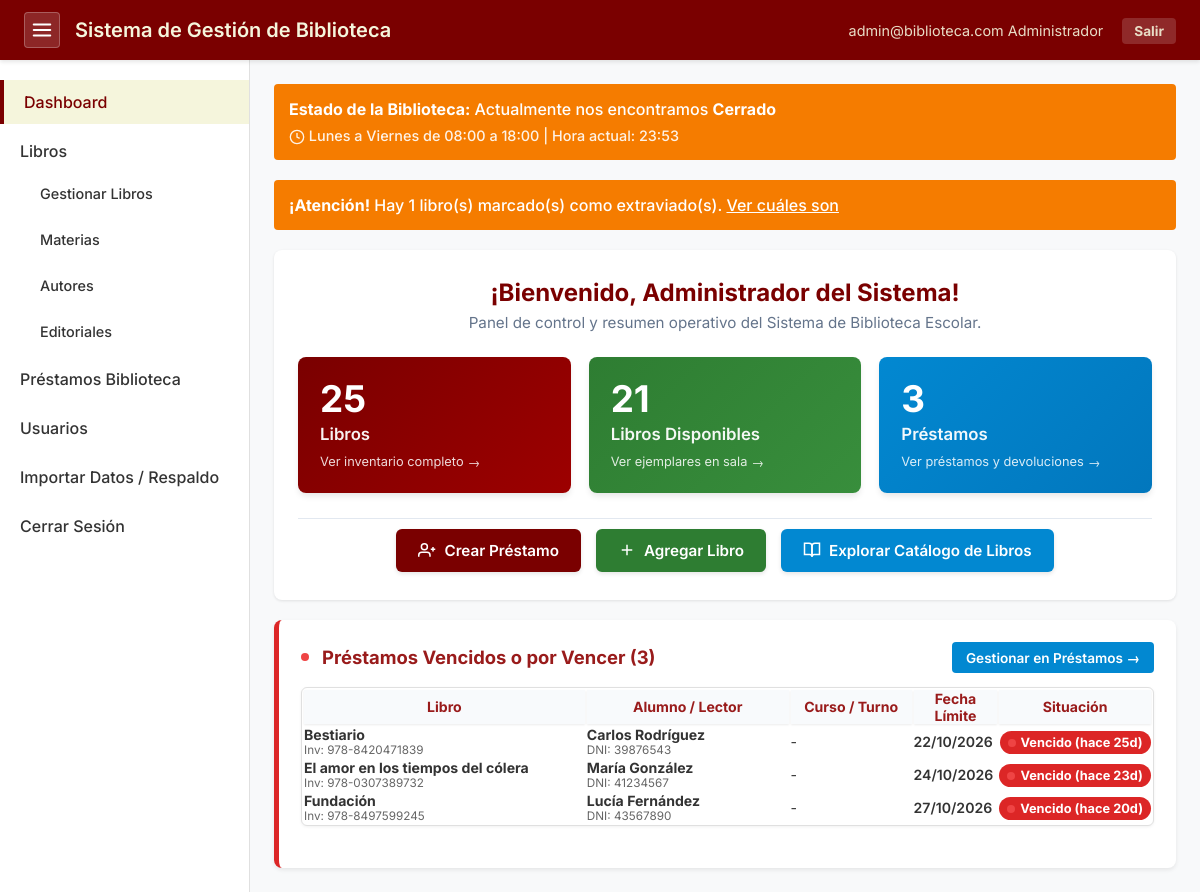
/pages/dashboard.php (signed in), run on an earlier commit of the app's database.
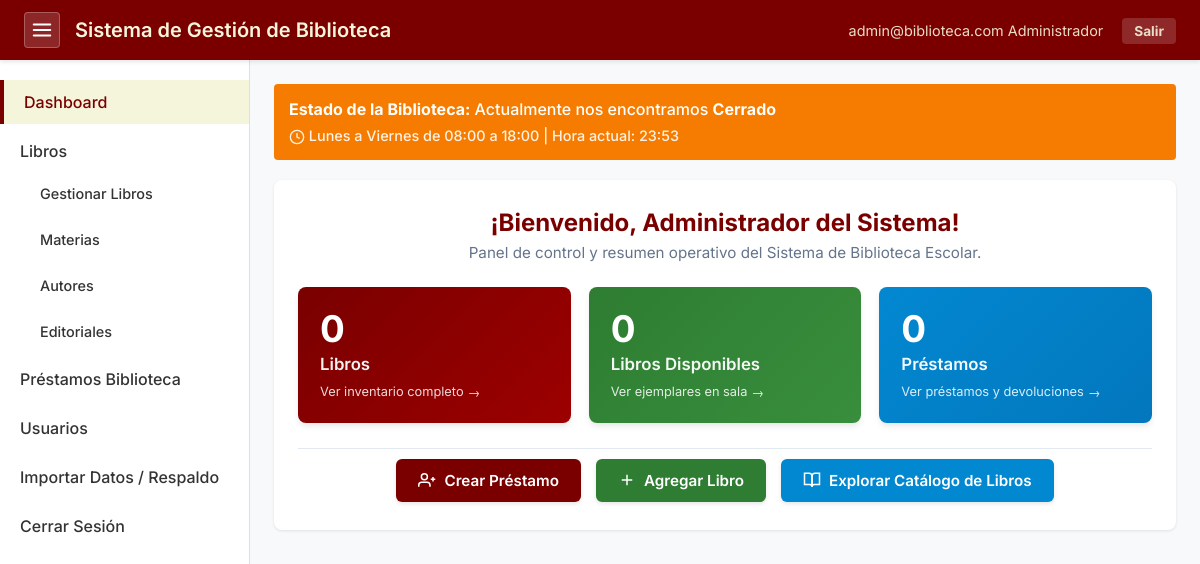
And on a later commit of the database.
### tables this page shows
CREATE TABLE `transactions` (
  `id` int NOT NULL AUTO_INCREMENT,
  `book_id` int NOT NULL,
  `user_id` int DEFAULT NULL,
  `lector_nombre` varchar(255) DEFAULT NULL,
  `lector_documento` varchar(50) DEFAULT NULL,
  `turno` enum('Mañana','Tarde','Noche') DEFAULT NULL,
  `curso` varchar(50) DEFAULT NULL,
  `responsable` varchar(255) DEFAULT NULL,
  `librarian_id` int NOT NULL,
  `accion` enum('Prestamo','Devolucion','Ingreso') NOT NULL,
  `fecha_hora` timestamp NOT NULL DEFAULT CURRENT_TIMESTAMP,
  `fecha_devolucion_esperada` date DEFAULT NULL,
  `fecha_devolucion_real` datetime DEFAULT NULL,
  PRIMARY KEY (`id`),
  KEY `book_id` (`book_id`),
  KEY `user_id` (`user_id`),
  KEY `librarian_id` (`librarian_id`),
  CONSTRAINT `transactions_ibfk_1` FOREIGN KEY (`book_id`) REFERENCES `books` (`id`) ON DELETE CASCADE,
  CONSTRAINT `transactions_ibfk_2` FOREIGN KEY (`user_id`) REFERENCES `users` (`id`) ON DELETE CASCADE,
  CONSTRAINT `transactions_ibfk_3` FOREIGN KEY (`librarian_id`) REFERENCES `users` (`id`) ON DELETE CASCADE
);

CREATE TABLE `books` (
  `id` int NOT NULL AUTO_INCREMENT,
  `titulo` varchar(255) NOT NULL,
  `author_id` int DEFAULT NULL,
  `isbn` varchar(50) DEFAULT NULL,
  `publisher_id` int DEFAULT NULL,
  `lugar_editorial` varchar(255) DEFAULT NULL,
  `fecha_publicacion` date DEFAULT NULL,
  `category_id` int DEFAULT NULL,
  `rack_id` int DEFAULT NULL,
  `imagen` varchar(255) DEFAULT NULL,
  `notas` text,
  `observacion` text,
  `estado` enum('Disponible','Prestado','Extraviado') NOT NULL DEFAULT 'Disponible',
  `created_at` timestamp NOT NULL DEFAULT CURRENT_TIMESTAMP,
  PRIMARY KEY (`id`),
  KEY `author_id` (`author_id`),
  KEY `publisher_id` (`publisher_id`),
  KEY `category_id` (`category_id`),
  KEY `rack_id` (`rack_id`),
  CONSTRAINT `books_ibfk_1` FOREIGN KEY (`author_id`) REFERENCES `authors` (`id`) ON DELETE SET NULL,
  CONSTRAINT `books_ibfk_2` FOREIGN KEY (`publisher_id`) REFERENCES `publishers` (`id`) ON DELETE SET NULL,
  CONSTRAINT `books_ibfk_3` FOREIGN KEY (`category_id`) REFERENCES `categories` (`id`) ON DELETE SET NULL,
  CONSTRAINT `books_ibfk_4` FOREIGN KEY (`rack_id`) REFERENCES `racks` (`id`) ON DELETE SET NULL
);

### pages/dashboard.php (the view, shortened to what the changed rows need)
<?php
require_once __DIR__ . '/../config.php';
require_once __DIR__ . '/../includes/header.php';
$is_logged_in = isset($_SESSION['user_id']);
$user_role = $_SESSION['user_role'] ?? 'Lector';
$clase_alerta_horario = "alert-warning";
$total_libros = ($user_role === 'Lector')
    ? (int)$pdo->query("SELECT COUNT(*) FROM books WHERE estado != 'Extraviado'")->fetchColumn()
    : (int)$pdo->query("SELECT COUNT(*) FROM books")->fetchColumn();
$total_disponibles = (int)$pdo->query("SELECT COUNT(*) FROM books WHERE estado = 'Disponible'")->fetchColumn();
$total_prestados = (int)$pdo->query("SELECT COUNT(*) FROM books WHERE estado = 'Prestado'")->fetchColumn();
$query_alertas = "
    SELECT t.id, t.book_id, t.fecha_hora, t.fecha_devolucion_esperada,
           COALESCE(t.lector_nombre, u.nombre, 'No especificado') as lector,
           t.lector_documento, t.turno, t.curso,
           b.titulo, b.isbn, a.name as autor
    FROM transactions t
    JOIN books b ON t.book_id = b.id
    LEFT JOIN authors a ON b.author_id = a.id
    LEFT JOIN users u ON t.user_id = u.id
    WHERE t.id IN (
        SELECT MAX(id) FROM transactions GROUP BY book_id
    ) AND t.accion = 'Prestamo' AND b.estado = 'Prestado'
    ORDER BY t.fecha_devolucion_esperada ASC, t.fecha_hora ASC
";
$prestamos_activos = $pdo->query($query_alertas)->fetchAll();
$prestamos_alerta = [];
$hoy_ts = strtotime(date('Y-m-d'));
foreach ($prestamos_activos as $p) {
    $fecha_prestamo = !empty($p['fecha_hora']) ? $p['fecha_hora'] : date('Y-m-d');
    $fecha_limite = !empty($p['fecha_devolucion_esperada'])
        ? $p['fecha_devolucion_esperada']
        : date('Y-m-d', strtotime('+7 days', strtotime($fecha_prestamo)));
    $limite_ts = strtotime($fecha_limite);
    $dias_restantes = (int) round(($limite_ts - $hoy_ts) / 86400);
    if ($dias_restantes <= 2) {
        $p['dias_restantes'] = $dias_restantes;
        $p['fecha_limite_ts'] = $limite_ts;
        $prestamos_alerta[] = $p;
    }
}
$stmt_extraviados = $pdo->query("SELECT COUNT(*) FROM books WHERE estado = 'Extraviado'");
$cant_extraviados = (int)$stmt_extraviados->fetchColumn();
?>
<?php require_once __DIR__ . '/../includes/sidebar.php'; ?>
<div class="alert <?php echo $clase_alerta_horario; ?>" style="display: flex; justify-content: space-between; align-items: center; flex-wrap: wrap; gap: 8px;">
    <div>
    </div>
    <div style="font-size: 0.9rem; opacity: 0.9;">
    </div>
</div>
<?php if ($cant_extraviados > 0 && $user_role !== 'Lector'): ?>
<div class="alert alert-warning" style="background-color: var(--color-warning);">
    <strong>¡Atención!</strong> Hay <?php echo $cant_extraviados; ?> libro(s) marcado(s) como extraviado(s). <a href="books.php?filter=missing" style="color:white; text-decoration:underline;">Ver cuáles son</a>
</div>
<?php endif; ?>
<div style="background: white; padding: 28px 24px; border-radius: 8px; box-shadow: 0 1px 3px rgba(0,0,0,0.1); margin-top: 15px;">
    <div style="text-align: center; margin-bottom: 25px;">
        <h2 style="color: var(--color-primary); margin-bottom: 6px;">
            <?php if ($is_logged_in): ?>
                ¡Bienvenido, <?php echo htmlspecialchars($_SESSION['user_name'] ?? 'Usuario'); ?>!
            <?php else: ?>
                ¡Bienvenido a la Biblioteca Escolar!
            <?php endif; ?>
        </h2>
    </div>
    <div style="display: grid; grid-template-columns: repeat(auto-fit, minmax(220px, 1fr)); gap: 18px; margin-bottom: 25px;">
        <a href="books.php" style="text-decoration: none; display: block; background: linear-gradient(135deg, var(--color-primary), var(--color-accent)); color: white; padding: 22px; border-radius: 8px; box-shadow: 0 4px 6px -1px rgba(0,0,0,0.1); transition: transform 0.2s, box-shadow 0.2s;" onmouseover="this.style.transform='translateY(-3px)'; this.style.boxShadow='0 8px 12px -1px rgba(0,0,0,0.2)';" onmouseout="this.style.transform='none'; this.style.boxShadow='0 4px 6px -1px rgba(0,0,0,0.1)';" title="Ver catálogo completo de libros">
            <div style="font-size: 2.3rem; font-weight: bold; line-height: 1.1;"><?php echo number_format($total_libros); ?></div>
            <div style="font-size: 1.05rem; opacity: 0.95; font-weight: 600; margin-top: 4px;">Libros</div>
            <div style="font-size: 0.8rem; opacity: 0.85; margin-top: 8px; display: flex; align-items: center; gap: 4px;">
                <span>Ver inventario completo</span> &rarr;
            </div>
        </a>
        <a href="books.php?filter=disponible" style="text-decoration: none; display: block; background: linear-gradient(135deg, var(--color-success), #388e3c); color: white; padding: 22px; border-radius: 8px; box-shadow: 0 4px 6px -1px rgba(0,0,0,0.1); transition: transform 0.2s, box-shadow 0.2s;" onmouseover="this.style.transform='translateY(-3px)'; this.style.boxShadow='0 8px 12px -1px rgba(0,0,0,0.2)';" onmouseout="this.style.transform='none'; this.style.boxShadow='0 4px 6px -1px rgba(0,0,0,0.1)';" title="Ver libros disponibles para préstamo">
            <div style="font-size: 2.3rem; font-weight: bold; line-height: 1.1;"><?php echo number_format($total_disponibles); ?></div>
            <div style="font-size: 1.05rem; opacity: 0.95; font-weight: 600; margin-top: 4px;">Libros Disponibles</div>
            <div style="font-size: 0.8rem; opacity: 0.85; margin-top: 8px; display: flex; align-items: center; gap: 4px;">
                <span>Ver ejemplares en sala</span> &rarr;
            </div>
        </a>
        <?php if ($user_role !== 'Lector'): ?>
        <a href="issue_books.php" style="text-decoration: none; display: block; background: linear-gradient(135deg, var(--color-info), #0277bd); color: white; padding: 22px; border-radius: 8px; box-shadow: 0 4px 6px -1px rgba(0,0,0,0.1); transition: transform 0.2s, box-shadow 0.2s;" onmouseover="this.style.transform='translateY(-3px)'; this.style.boxShadow='0 8px 12px -1px rgba(0,0,0,0.2)';" onmouseout="this.style.transform='none'; this.style.boxShadow='0 4px 6px -1px rgba(0,0,0,0.1)';" title="Ver préstamos y registrar devoluciones">
            <div style="font-size: 2.3rem; font-weight: bold; line-height: 1.1;"><?php echo number_format($total_prestados); ?></div>
            <div style="font-size: 1.05rem; opacity: 0.95; font-weight: 600; margin-top: 4px;">Préstamos</div>
            <div style="font-size: 0.8rem; opacity: 0.85; margin-top: 8px; display: flex; align-items: center; gap: 4px;">
                <span>Ver préstamos y devoluciones</span> &rarr;
            </div>
        </a>
        <?php endif; ?>
    </div>
    <div style="display: flex; justify-content: center; gap: 15px; flex-wrap: wrap; padding-top: 10px; border-top: 1px solid #e2e8f0;">
    </div>
</div>
<?php if (!empty($prestamos_alerta) && $user_role !== 'Lector'): ?>
<div style="background: white; border-radius: 8px; padding: 22px; box-shadow: 0 2px 4px rgba(0,0,0,0.08); margin-top: 20px; border-left: 5px solid #dc2626;">
    <div style="display: flex; justify-content: space-between; align-items: center; margin-bottom: 14px; flex-wrap: wrap; gap: 10px;">
        <div style="display: flex; align-items: center; gap: 8px;">
            <span class="pulse-dot-danger"></span>
            <h3 style="margin: 0; color: #991b1b; font-size: 1.15rem;">
                Préstamos Vencidos o por Vencer (<?php echo count($prestamos_alerta); ?>)
            </h3>
        </div>
        <a href="issue_books.php" class="btn btn-primary" style="padding: 6px 14px; font-size: 0.85rem; text-decoration: none;">
            Gestionar en Préstamos &rarr;
        </a>
    </div>
    <div class="table-responsive table-scroll-5">
        <table class="table" style="width: 100%; font-size: 0.88rem; margin: 0;">
            <thead>
                <tr style="background: #fef2f2; color: #991b1b;">
                    <th style="width: 35%;">Libro</th>
                    <th style="width: 25%;">Alumno / Lector</th>
                    <th style="width: 15%;">Curso / Turno</th>
                    <th style="width: 10%;">Fecha Límite</th>
                    <th style="width: 15%; text-align: center;">Situación</th>
                </tr>
            </thead>
            <tbody>
                <?php foreach ($prestamos_alerta as $pa): ?>
                <tr>
                    <td>
                        <strong><?php echo htmlspecialchars($pa['titulo']); ?></strong>
                        <small style="display: block; color: #666;">Inv: <?php echo htmlspecialchars($pa['isbn'] ?? 'S/N'); ?></small>
                    </td>
                    <td>
                        <strong><?php echo htmlspecialchars($pa['lector']); ?></strong>
                        <?php if (!empty($pa['lector_documento'])): ?>
                            <small style="display: block; color: #666;">DNI: <?php echo htmlspecialchars($pa['lector_documento']); ?></small>
                        <?php endif; ?>
                    </td>
                    <td>
                        <span><?php echo htmlspecialchars($pa['curso'] ?? '-'); ?></span><br>
                    </td>
                    <td style="white-space: nowrap; font-weight: 600;">
                        <?php echo date('d/m/Y', $pa['fecha_limite_ts']); ?>
                    </td>
                    <td style="text-align: center; white-space: nowrap;">
                        <?php if ($pa['dias_restantes'] < 0): ?>
                            <span class="status-badge" style="background-color: #dc2626; color: white; font-weight: bold;">
                                <span class="pulse-dot-danger"></span>Vencido (hace <?php echo abs($pa['dias_restantes']); ?>d)
                            </span>
                        <?php elseif ($pa['dias_restantes'] === 0): ?>
                            <span class="status-badge" style="background-color: #ea580c; color: white; font-weight: bold;">
                                <span class="pulse-dot-warning"></span>Vence Hoy
                            </span>
                        <?php else: ?>
                            <span class="status-badge" style="background-color: #f59e0b; color: white;">
                                <span class="pulse-dot-warning"></span>Vence en <?php echo $pa['dias_restantes']; ?> días
                            </span>
                        <?php endif; ?>
                    </td>
                </tr>
                <?php endforeach; ?>
            </tbody>
        </table>
    </div>
</div>
<?php endif; ?>
<?php require_once __DIR__ . '/../includes/footer.php'; ?>

What changed in the data, as far as the page shows it:
removed transactions: book.titulo "Bestiario", book.isbn "978-8420471839", lector "Carlos Rodríguez", lector_documento "39876543", curso "-", fecha_limite_ts "22/10/2026", dias_restantes "25"
removed transactions: book.titulo "El amor en los tiempos del cólera", book.isbn "978-0307389732", lector "María González", lector_documento "41234567", curso "-", fecha_limite_ts "24/10/2026", dias_restantes "23"
removed transactions: book.titulo "Fundación", book.isbn "978-8497599245", lector "Lucía Fernández", lector_documento "43567890", curso "-", fecha_limite_ts "27/10/2026", dias_restantes "20"
Also different on the page:
$total_libros: "25" → "0"
$total_disponibles: "21" → "0"
$total_prestados: "3" → "0"
$cant_extraviados: "1" → (not shown)
count($prestamos_alerta): "3" → (not shown)
text no longer shown: "¡Atención! Hay libro(s) marcado(s) como extraviado(s). Ver cuáles son Préstamos Vencidos o por Vencer ( ) Gestionar en Préstamos → Libro Alumno / Lector Curso / Turno Fecha Límite Situación"
